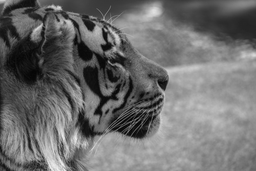
#> input picture group 412/lab1/Ostap_Matviiv/image.png, 256 x 171 px, shrunk from 1000 x 667 before the run
$ jupyter execute Untitled.ipynb
#> lines starting #> are read from the running program, lines starting #| are printed output that depends on the picture
[cell 1]
import numpy as np

def box_filter(image, kernel_size):
    if kernel_size % 2 == 0:
        kernel_size += 1
    kernel = np.ones((kernel_size, kernel_size)) / (kernel_size ** 2)
    height, width = image.shape
    output = np.zeros_like(image)

    pad_width = kernel_size // 2
    padded_image = np.pad(image, pad_width, mode='constant')

    for i in range(pad_width, height + pad_width):
        for j in range(pad_width, width + pad_width):
            output[i - pad_width, j - pad_width] = np.sum(kernel * padded_image[i - pad_width:i + pad_width + 1, j - pad_width:j + pad_width + 1])

    return output.astype(np.uint8)

[cell 2]
import cv2
import numpy as np
from matplotlib import pyplot as plt

# Load PNG image as grayscale
image = cv2.imread('image.png', cv2.IMREAD_GRAYSCALE)
#> image is the input picture: shape (171, 256); min 0, max 245, mean 109.8

filter_5 = box_filter(image,5)
#> in box_filter, `padded_image = np.pad(image, pad_width, mode='constant')`:
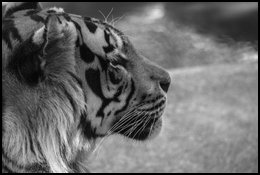
#> padded_image: shape (175, 260); min 0, max 245, mean 105.6
#> after the loop in box_filter, `for i in range(pad_width, height + pad_width):`:
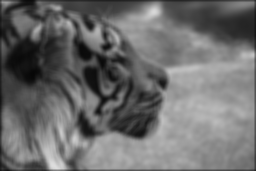
#> output: shape (171, 256); min 6, max 221, mean 108.2
filter_10 = box_filter(image,10)
#> call 2 of box_filter, with kernel_size = 10
#> in box_filter (call 2), `padded_image = np.pad(image, pad_width, mode='constant')`:
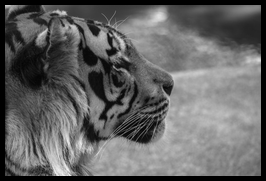
#> padded_image: shape (181, 266); min 0, max 245, mean 99.8
#> after the loop in box_filter (call 2), `for i in range(pad_width, height + pad_width):`:
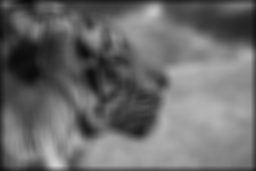
#> output: shape (171, 256); min 10, max 209, mean 106.7
filter_20 = box_filter(image,20)
#> call 3 of box_filter, with kernel_size = 20
#> in box_filter (call 3), `padded_image = np.pad(image, pad_width, mode='constant')`:
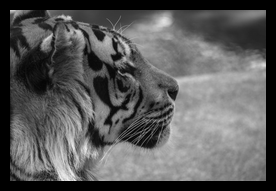
#> padded_image: shape (191, 276); min 0, max 245, mean 91.2
#> after the loop in box_filter (call 3), `for i in range(pad_width, height + pad_width):`:
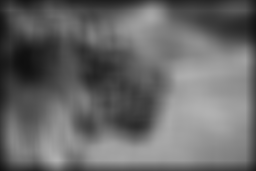
#> output: shape (171, 256); min 15, max 177, mean 104.1

fig,axs = plt.subplots(2,2, figsize = (30,20))
axs[0,0].imshow(image, cmap='gray')
axs[0, 0].set_title('Original')
axs[0,1].imshow(filter_5, cmap='gray')
axs[0, 1].set_title('Kernel 5')
axs[1,0].imshow(filter_10, cmap='gray')
axs[1, 0].set_title('Kernel 10')
axs[1,1].imshow(filter_20, cmap='gray')
axs[1, 1].set_title('Kernel 20')
